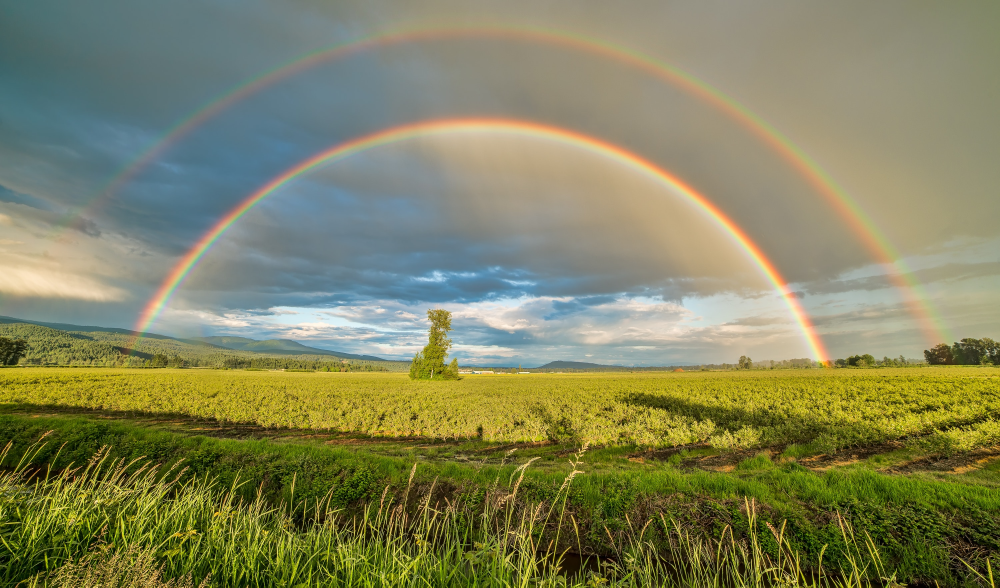
#> input picture fig/my_images/pexels-james-wheeler-1542495.jpg, 3000 x 1762 px, found by its file name (shown at 1/3 size); its folder holds only this picture in this run; the run also reads 1 picture not shown here
$ jupyter execute --allow-errors Ch_2_review_20221019.ipynb
#> lines starting #> are read from the running program, lines starting #| are printed output that depends on the picture; after the words box and inside, x2 and y2 are one past the last pixel; in counts of white or black regions, pixels touching at a corner belong together
[cell 1]
import cv2
import numpy as np
import sys

[cell 2]
img = cv2.imread('./fig/puppy.bmp', cv2.IMREAD_COLOR)
#> (the rest of this cell did not finish here and is left out)

[cell 3]
import os

[cell 4]
img_lists = os.listdir('../opencv_day 1/fig/my_images/')

img_files = []
for i in img_lists:
    img_file = '../opencv_day 1/fig/my_images/' + i
    img_files.append(img_file)

cv2.namedWindow('scene', cv2.WINDOW_NORMAL)
cv2.setWindowProperty('scene', cv2.WND_PROP_FULLSCREEN, cv2.WINDOW_FULLSCREEN)

idx = 0
while True:
    img = cv2.imread(img_files[idx])
#> img is the input picture: shape (1762, 3000, 3); mean B, G, R 93.8, 131.4, 129.8

    if img is None:
        print('image read failed')
        break

    cv2.imshow('scene', img)

    key = cv2.waitKey(3000)
#> (key q is pressed here)
    if key == 27 or key == ord('q'):
        break

    idx += 1

    if idx >= len(img_files):
        idx = 0
cv2.destroyAllWindows()

[cell 5]
img1 = np.zeros((600,400,3), np.uint8)
img2 = np.ones((600,400,3), np.uint8)*255
img3 = np.full((600,400,3), (255,0,0), np.uint8)

cv2.imshow('img1', img1)
cv2.imshow('img2', img2)
cv2.imshow('img3', img3)
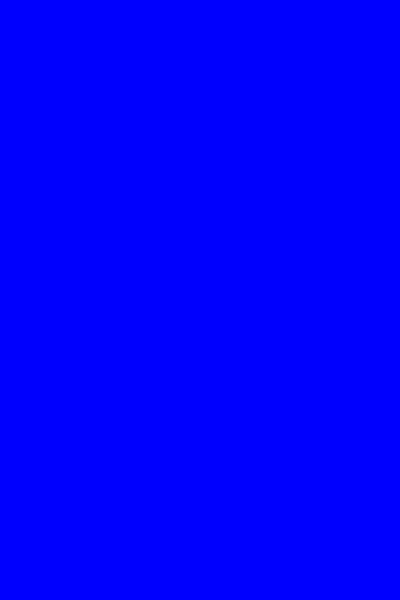
#> window 'img3': shape (600, 400, 3); mean B, G, R 255, 0, 0

cv2.waitKey()
cv2.destroyAllWindows()

[cell 6]
src = cv2.imread('./fig/airplane.bmp')
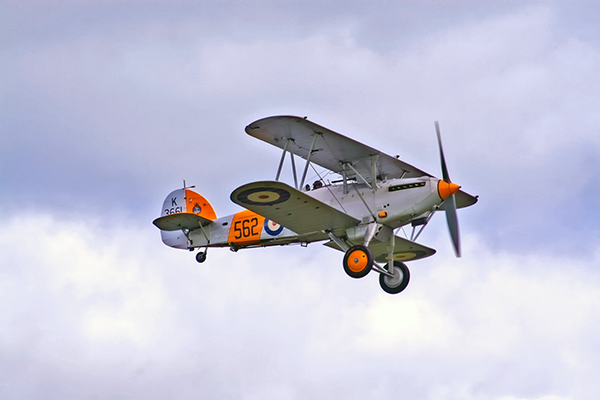
#> input picture opencv_day 2/fig/airplane.bmp, 600 x 400 px
#> src is the input picture: shape (400, 600, 3); mean B, G, R 217.1, 197.6, 196.8
mask = cv2.imread('./fig/mask_plane.bmp', 0) # 흑백으로 열기
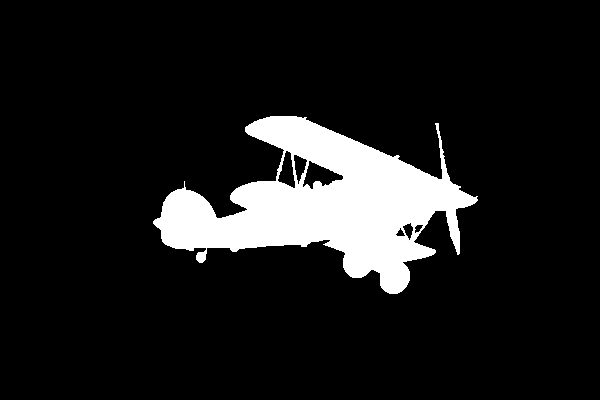
#> input picture opencv_day 2/fig/mask_plane.bmp, 600 x 400 px
#> mask: shape (400, 600); 10.8% white; 1 white region, box (x1, y1, x2, y2) and area: (153, 116, 478, 294) 25896
dst = cv2.imread('./fig/field.bmp')
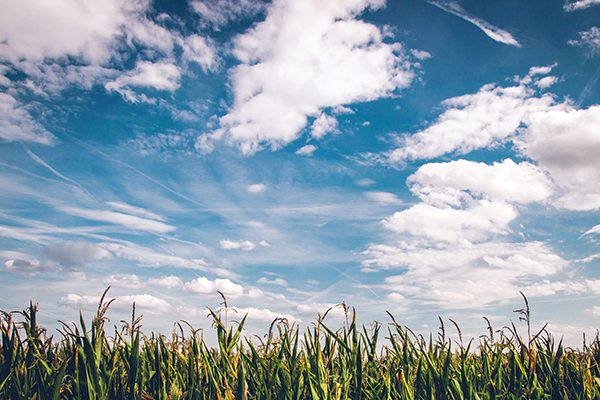
#> input picture opencv_day 2/fig/field.bmp, 600 x 400 px
#> dst is the input picture: shape (400, 600, 3); mean B, G, R 173.2, 160.3, 141.8

# cv2.copyTo(src, mask, dst)
# dst[mask > 0] = src[mask > 0]
# dst[mask > 0] = (0,0,255) # 비행기 모형대로 빨간색으로 합성

cv2.imshow('src', src)
cv2.imshow('mask', mask)
cv2.imshow('dst', dst)

cv2.waitKey()
cv2.destroyAllWindows()

[cell 7]
img1 = cv2.imread('./fig/cow.png')
img2 = cv2.imread('./fig/green.png')

#> (the rest of this cell did not finish here and is left out)

[cell 8]
src = cv2.imread('./fig/puppy.bmp')
alpha_image = cv2.imread('./fig/imgbin_sunglasses_1.png', cv2.IMREAD_UNCHANGED)

alpha_image = cv2.resize(alpha_image, (300,150), interpolation=cv2.INTER_AREA)
#> alpha_image: shape (150, 300, 4)

h, w = alpha_image.shape[:2]
#> h = 150; w = 300
#> (the rest of this cell did not finish here and is left out)

[cell 9]
src = cv2.imread('./fig/restmb_allidxmake.jpg')
alpha_image = cv2.imread('./fig/imgbin_hat.png', cv2.IMREAD_UNCHANGED)
#> (the rest of this cell did not finish here and is left out)

## 직선, 원 그려보기

[cell 10]
img = np.ones((600,1200,3), np.uint8)*255

# cv2.line(img, pt1, pt2, color, thickness = None, lineType = None, shift = None) -> img
# flags
    # img:그림을 그릴 영상
    # pt1, pt2: 직선의 시작점, 끝점
    # color: 직선의 칼라 (B,G,R)의 튜플
    # thinkness: 선두께, 기본은= 1
    # lineType: cv2.LINE_4, cv2.LINE_8, cv2.LINE_AA

cv2.line(img, (100,30), (350,30), (0,0,255), 8, cv2.LINE_4)
cv2.line(img, (350,30), (250,300), (0,0,255), 8, cv2.LINE_AA)
cv2.arrowedLine(img, (450,30), (450,300), (255,0,0), 8, cv2.LINE_4)

# cv2.rectangle(img, pt1, pt2, color, thickness = None, lineType = None) -> img
   # pt1 :좌측 상단,  pt2: 우측하단
# cv2.rectangle(img, rect, color, thickness = None, lineType = None) -> img
    # rect: 사각형의 위치 정보 (x, y, w, h)

cv2.rectangle(img, (100,400), (450,500), (0,0,255), 8, cv2.LINE_4)
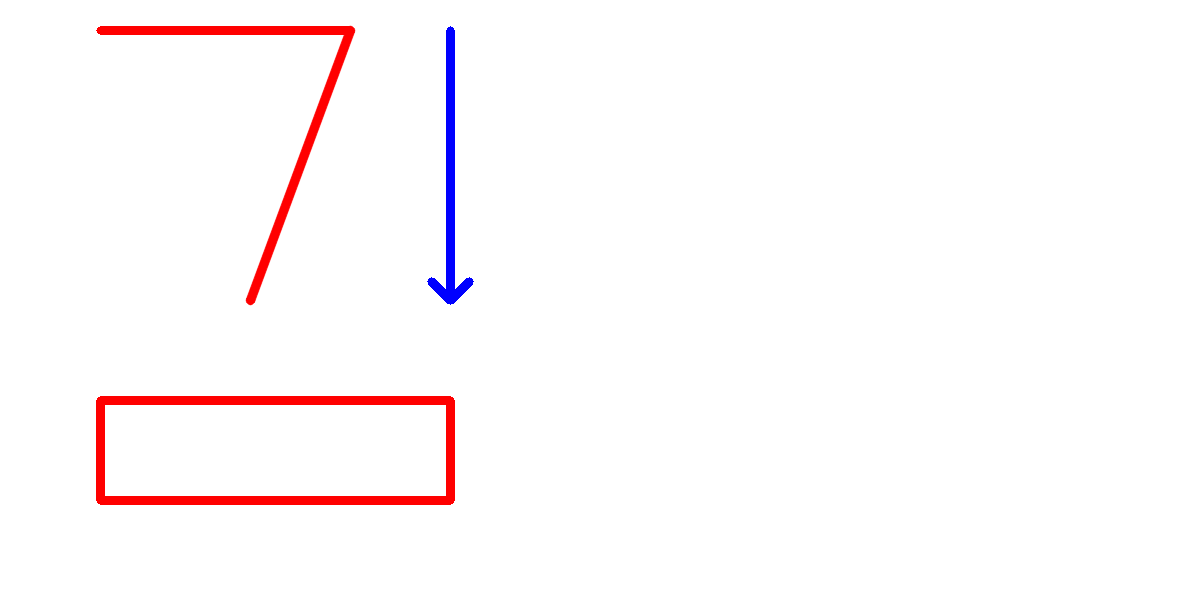
#> img: shape (600, 1200, 3); mean B, G, R 250.4, 249.3, 254
# cv2.rectangle(img, (120,420), (430,480), (0,255,0), -1, cv2.LINE_4)
cv2.rectangle(img, (120, 420, 310, 60), (0,255,0), -1)

# cv2.circle(img, center, radius, color, thickness = None, lineType = None) -> img
    # center: 원의 중심좌표 (x, y)
    # radius : 원의 반지름

cv2.circle(img, (800, 200), 100, (0,0,255), 5, cv2.LINE_AA)

# cv2.ellips(img, center, axes, angle, startAngle, endAngle, color[, thickness[, lineType[, shift]]]) -> img
    # center: 원의 중심좌표 (x, y)
    # axis: 축의 반지름(x, y)
    # angle: 타원의 기울기 (예, 10, 오른쪽으로 10도 기울어짐)
    # startAngle: 타원을 그리는 시작 각도 (3시 방향이 0도)
    # endAngle: 타원을 그리는 종료 각도

cv2.ellipse(img, (800,200), (50,200), 10, 0, 270, (255,0,255), 5, cv2.LINE_AA)

# putText(img, text, org, fontFace, fontScale, color[, thickness[, lineType[, bottomLeftOrigin]]])
cv2.putText(img, 'Hello opencv!', (900,400), cv2.FONT_HERSHEY_COMPLEX,
           1, (123, 222, 44), 2, cv2.LINE_AA)
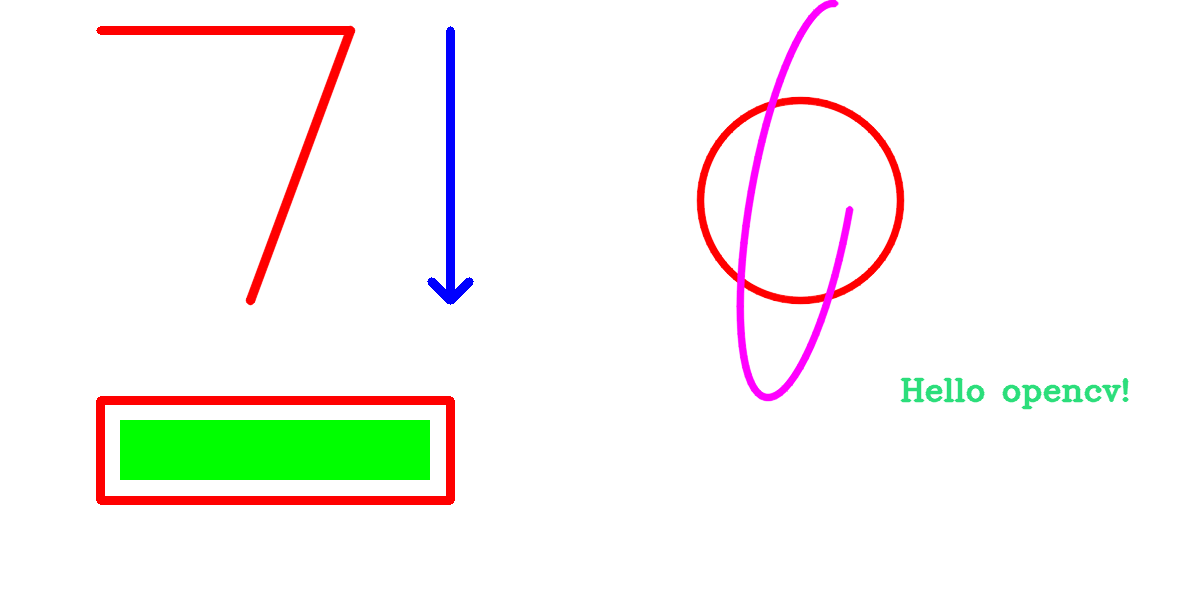
#> img: shape (600, 1200, 3); mean B, G, R 241.8, 246, 246.7

cv2.imshow('image', img)

cv2.waitKey()
cv2.destroyAllWindows()

[cell 11]
# 실습 -> 인삼 글씨 써보기
img = np.ones((600,1200,3), np.uint8)*255

cv2.circle(img, (300, 200), 50, (70,40,25), 8, cv2.LINE_AA)
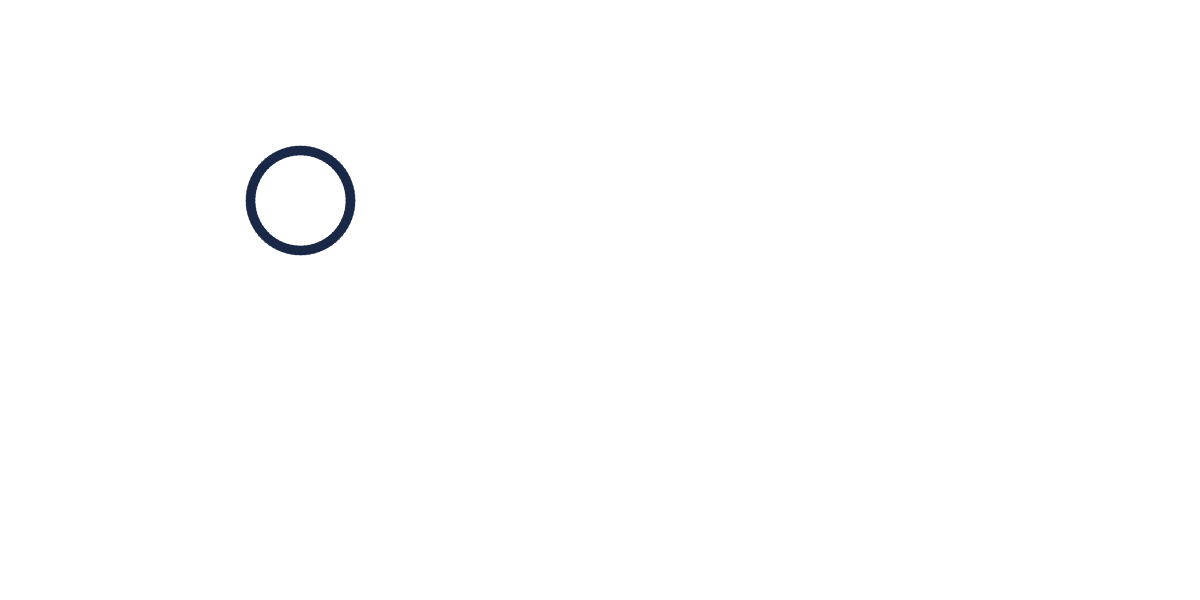
#> img: shape (600, 1200, 3); mean B, G, R 254.2, 254.1, 254
cv2.line(img, (400,130), (400,280), (49,120,200), 10, cv2.LINE_4)
cv2.line(img, (270,300), (270,400), (50,200,80), 10, cv2.LINE_4)
cv2.line(img, (270,400), (400,400), (180,100,80), 10, cv2.LINE_4)

cv2.line(img, (550,150), (500,250), (10 ,0,250), 10, cv2.LINE_4)
cv2.line(img, (525,210), (575,250), (180,200,30), 10, cv2.LINE_4)
cv2.line(img, (630,130), (630,280), (0,180,255), 10, cv2.LINE_4)
cv2.line(img, (635,210), (680,210), (50,255,0), 10, cv2.LINE_4)
cv2.rectangle(img, (500,300), (640,400), (255,0,255), 8, cv2.LINE_4)
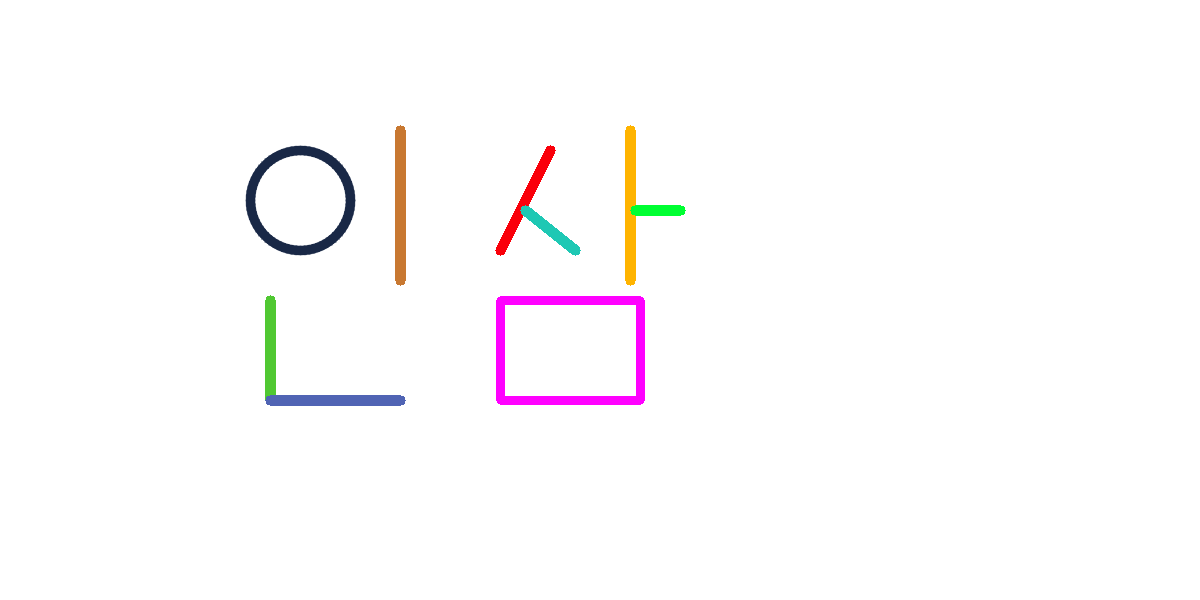
#> img: shape (600, 1200, 3); mean B, G, R 252, 251.2, 252.8

# cv2.line(img, (100,30), (350,30), (0,0,0), 8, cv2.LINE_4)
# cv2.line(img, (350,30), (250,300), (0,0,0), 8, cv2.LINE_AA)
# cv2.arrowedLine(img, (450,30), (450,300), (255,0,0), 8, cv2.LINE_4)

cv2.imshow('image', img)

cv2.waitKey()
cv2.destroyAllWindows()
